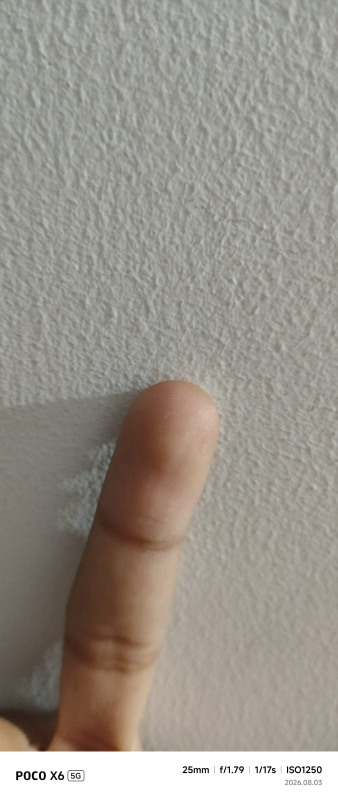
#> input picture data/live/D-3.jpeg, 676 x 1600 px (shown at 1/2 size)
$ python check_size.py
#> lines starting #> are read from the running program, lines starting #| are printed output that depends on the picture
from PIL import Image

img = Image.open("data/live/D-3.jpeg")
#> img is the input picture: PIL image 676x1600 RGB; mean R, G, B 153.4, 147.4, 138.7

# Resize image
img = img.resize((224, 224))
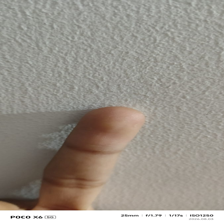
#> img: PIL image 224x224 RGB; mean R, G, B 153.4, 147.3, 138.6

# Save resized image
img.save("data/live/D-3_resized.jpeg")

print(img.size)
#| (224, 224)

$ run again, with data/live/D-10.jpeg copied over data/live/D-3.jpeg
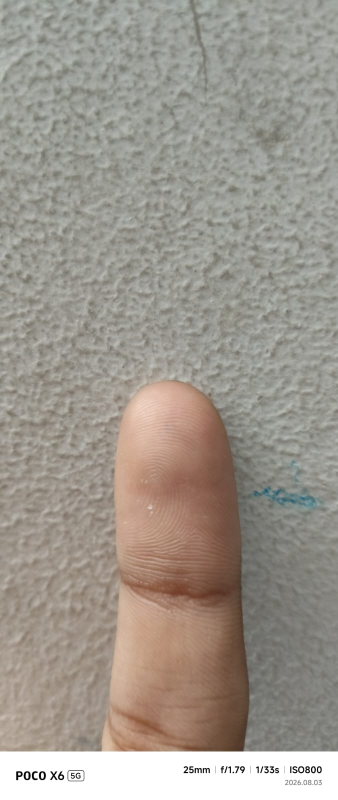
#> input picture data/live/D-10.jpeg, 676 x 1600 px (shown at 1/2 size)
#> img is the input picture: PIL image 676x1600 RGB; mean R, G, B 158.4, 151.6, 142.5
#> `img = img.resize((224, 224))`:
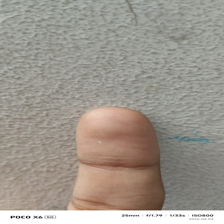
#> img: PIL image 224x224 RGB; mean R, G, B 158.4, 151.6, 142.5
#| (224, 224)

$ run again, with data/live/D-2.jpeg copied over data/live/D-3.jpeg
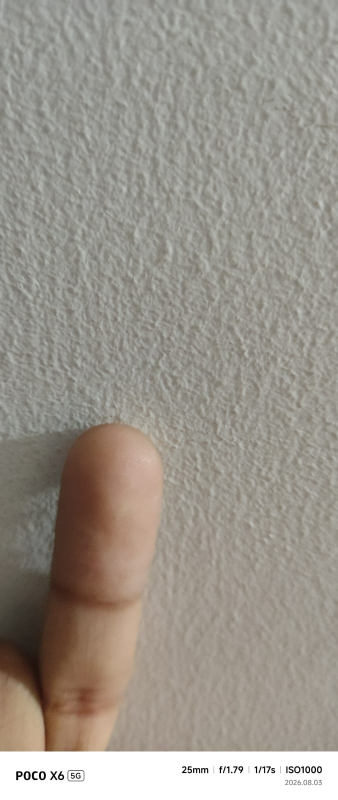
#> input picture data/live/D-2.jpeg, 676 x 1600 px (shown at 1/2 size)
#> img is the input picture: PIL image 676x1600 RGB; mean R, G, B 154.8, 148.8, 139.7
#> `img = img.resize((224, 224))`:
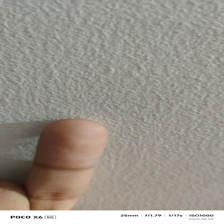
#> img: PIL image 224x224 RGB; mean R, G, B 154.7, 148.7, 139.7
#| (224, 224)

$ run again, with data/live/D-4.jpeg copied over data/live/D-3.jpeg
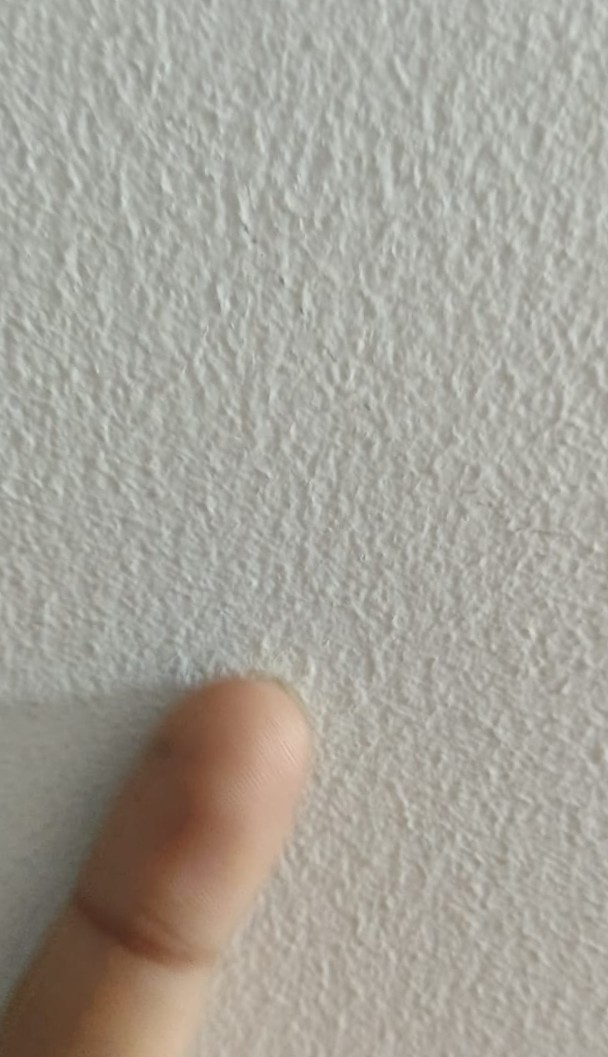
#> input picture data/live/D-4.jpeg, 608 x 1057 px
#> img is the input picture: PIL image 608x1057 RGB; mean R, G, B 165.6, 161.8, 152.5
#> `img = img.resize((224, 224))`:
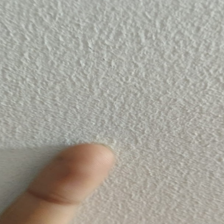
#> img: PIL image 224x224 RGB; mean R, G, B 165.6, 161.8, 152.5
#| (224, 224)
